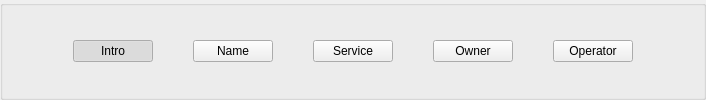
       <widget class="QWidget" name="groupContainer" native="true">
        <property name="autoFillBackground">
         <bool>true</bool>
        </property>
        <layout class="QHBoxLayout" name="horizontalLayout_3">
         <property name="spacing">
          <number>0</number>
         </property>
         <property name="leftMargin">
          <number>0</number>
         </property>
         <property name="topMargin">
          <number>0</number>
         </property>
         <property name="rightMargin">
          <number>0</number>
         </property>
         <property name="bottomMargin">
          <number>0</number>
         </property>
         <item>
          <widget class="QGroupBox" name="groupBoxName">
           <property name="autoFillBackground">
            <bool>true</bool>
           </property>
           <property name="title">
            <string/>
           </property>
           <layout class="QHBoxLayout" name="horizontalgroup">
            <property name="spacing">
             <number>0</number>
            </property>
            <property name="leftMargin">
             <number>0</number>
            </property>
            <property name="topMargin">
             <number>0</number>
            </property>
            <property name="rightMargin">
             <number>0</number>
            </property>
            <property name="bottomMargin">
             <number>0</number>
            </property>
            <item>
             <spacer name="horizontalSpacer_4">
              <property name="orientation">
               <enum>Qt::Horizontal</enum>
              </property>
              <property name="sizeType">
               <enum>QSizePolicy::Fixed</enum>
              </property>
              <property name="sizeHint" stdset="0">
               <size>
                <width>70</width>
                <height>20</height>
               </size>
              </property>
             </spacer>
            </item>
            <item>
             <widget class="QPushButton" name="pushName1">
              <property name="minimumSize">
               <size>
                <width>80</width>
                <height>0</height>
               </size>
              </property>
              <property name="maximumSize">
               <size>
                <width>80</width>
                <height>16777215</height>
               </size>
              </property>
              <property name="focusPolicy">
               <enum>Qt::NoFocus</enum>
              </property>
              <property name="text">
               <string>Intro</string>
              </property>
              <property name="checkable">
               <bool>true</bool>
              </property>
              <property name="checked">
               <bool>true</bool>
              </property>
              <property name="autoExclusive">
               <bool>false</bool>
              </property>
             </widget>
            </item>
            <item>
             <spacer name="horizontalSpacer_5">
              <property name="orientation">
               <enum>Qt::Horizontal</enum>
              </property>
              <property name="sizeHint" stdset="0">
               <size>
                <width>40</width>
                <height>20</height>
               </size>
              </property>
             </spacer>
            </item>
            <item>
             <widget class="QPushButton" name="pushName2">
              <property name="minimumSize">
               <size>
                <width>80</width>
                <height>0</height>
               </size>
              </property>
              <property name="maximumSize">
               <size>
                <width>80</width>
                <height>16777215</height>
               </size>
              </property>
              <property name="focusPolicy">
               <enum>Qt::NoFocus</enum>
              </property>
              <property name="text">
               <string>Name</string>
              </property>
              <property name="checkable">
               <bool>true</bool>
              </property>
              <property name="autoExclusive">
               <bool>false</bool>
              </property>
             </widget>
            </item>
            <item>
             <spacer name="horizontalSpacer_6">
              <property name="orientation">
               <enum>Qt::Horizontal</enum>
              </property>
              <property name="sizeHint" stdset="0">
               <size>
                <width>40</width>
                <height>20</height>
               </size>
              </property>
             </spacer>
            </item>
            <item>
             <widget class="QPushButton" name="pushName3">
              <property name="minimumSize">
               <size>
                <width>80</width>
                <height>0</height>
               </size>
              </property>
              <property name="maximumSize">
               <size>
                <width>80</width>
                <height>16777215</height>
               </size>
              </property>
              <property name="focusPolicy">
               <enum>Qt::NoFocus</enum>
              </property>
              <property name="text">
               <string>Service</string>
              </property>
              <property name="checkable">
               <bool>true</bool>
              </property>
              <property name="autoExclusive">
               <bool>false</bool>
              </property>
             </widget>
            </item>
            <item>
             <spacer name="horizontalSpacer_7">
              <property name="orientation">
               <enum>Qt::Horizontal</enum>
              </property>
              <property name="sizeType">
               <enum>QSizePolicy::Expanding</enum>
              </property>
              <property name="sizeHint" stdset="0">
               <size>
                <width>40</width>
                <height>20</height>
               </size>
              </property>
             </spacer>
            </item>
            <item>
             <widget class="QPushButton" name="pushName4">
              <property name="minimumSize">
               <size>
                <width>80</width>
                <height>0</height>
               </size>
              </property>
              <property name="maximumSize">
               <size>
                <width>80</width>
                <height>16777215</height>
               </size>
              </property>
              <property name="focusPolicy">
               <enum>Qt::NoFocus</enum>
              </property>
              <property name="text">
               <string>Owner</string>
              </property>
              <property name="checkable">
               <bool>true</bool>
              </property>
              <property name="autoExclusive">
               <bool>false</bool>
              </property>
             </widget>
            </item>
            <item>
             <spacer name="horizontalSpacer_756">
              <property name="orientation">
               <enum>Qt::Horizontal</enum>
              </property>
              <property name="sizeType">
               <enum>QSizePolicy::Expanding</enum>
              </property>
              <property name="sizeHint" stdset="0">
               <size>
                <width>40</width>
                <height>20</height>
               </size>
              </property>
             </spacer>
            </item>
            <item>
             <widget class="QPushButton" name="pushName5">
              <property name="minimumSize">
               <size>
                <width>80</width>
                <height>0</height>
               </size>
              </property>
              <property name="maximumSize">
               <size>
                <width>80</width>
                <height>16777215</height>
               </size>
              </property>
              <property name="focusPolicy">
               <enum>Qt::NoFocus</enum>
              </property>
              <property name="text">
               <string>Operator</string>
              </property>
              <property name="checkable">
               <bool>true</bool>
              </property>
              <property name="autoExclusive">
               <bool>false</bool>
              </property>
             </widget>
            </item>
            <item>
             <spacer name="horizontalSpacer_761">
              <property name="orientation">
               <enum>Qt::Horizontal</enum>
              </property>
              <property name="sizeType">
               <enum>QSizePolicy::Fixed</enum>
              </property>
              <property name="sizeHint" stdset="0">
               <size>
                <width>70</width>
                <height>20</height>
               </size>
              </property>
             </spacer>
            </item>
           </layout>
          </widget>
         </item>
        </layout>
       </widget>
